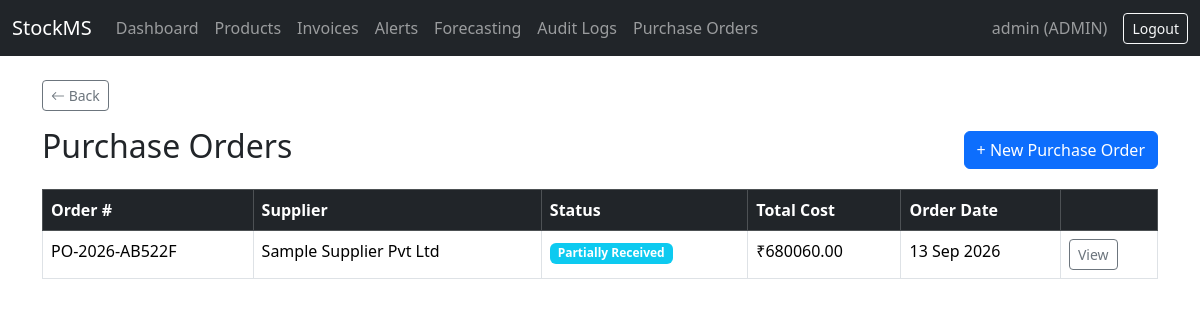
The app's page /products/purchase-orders/ (signed in) with its own data.
### accounts/models.py (models this page shows, shortened)
class User(AbstractUser):
    class Role(models.TextChoices):
        ADMIN = 'ADMIN', 'Admin'
        MANAGER = 'MANAGER', 'Manager'
        STAFF = 'STAFF', 'Staff'
    role = models.CharField(
        max_length=10,
        choices=Role.choices,
        default=Role.STAFF,
    )

### inventory/models.py (models this page shows, shortened)
class PurchaseOrder(models.Model):
    class Status(models.TextChoices):
        PENDING = 'PENDING', 'Pending'
        PARTIALLY_RECEIVED = 'PARTIALLY_RECEIVED', 'Partially Received'
        RECEIVED = 'RECEIVED', 'Received'
        CANCELLED = 'CANCELLED', 'Cancelled'
    order_number = models.CharField(max_length=20, unique=True)
    supplier = models.ForeignKey(Supplier, on_delete=models.PROTECT, related_name='purchase_orders')
    created_by = models.ForeignKey(settings.AUTH_USER_MODEL, on_delete=models.SET_NULL, null=True)
    status = models.CharField(max_length=20, choices=Status.choices, default=Status.PENDING)
    order_date = models.DateTimeField(auto_now_add=True)
    expected_delivery_date = models.DateField(null=True, blank=True)
    payment_terms = models.CharField(max_length=100, blank=True, default='Due on delivery')
    delivery_address = models.CharField(max_length=255, blank=True)
    tax_percent = models.DecimalField(max_digits=5, decimal_places=2, default=0)
    discount_amount = models.DecimalField(max_digits=10, decimal_places=2, default=0)
    notes = models.TextField(blank=True)
    @property
    def subtotal(self):
        return sum(item.subtotal for item in self.items.all())
    @property
    def tax_amount(self):
        return round(self.subtotal * (self.tax_percent / 100), 2)
    @property
    def grand_total(self):
        return round(self.subtotal + self.tax_amount - self.discount_amount, 2)

class Supplier(models.Model):
    name = models.CharField(max_length=200)
    contact_person = models.CharField(max_length=100, blank=True)
    phone = models.CharField(max_length=20, blank=True)
    email = models.EmailField(blank=True)
    address = models.TextField(blank=True)
    gst_number = models.CharField(max_length=20, blank=True)

class PurchaseOrderItem(models.Model):
    purchase_order = models.ForeignKey(PurchaseOrder, on_delete=models.CASCADE, related_name='items')
    product = models.ForeignKey(Product, on_delete=models.PROTECT, related_name='purchase_order_items')
    quantity_ordered = models.PositiveIntegerField()
    unit_cost = models.DecimalField(max_digits=10, decimal_places=2)
    @property
    def subtotal(self):
        return self.quantity_ordered * self.unit_cost

### inventory/views.py (the view)
# urls.py: path('purchase-orders/', views.purchase_order_list, name='purchase_order_list'),
@login_required
def purchase_order_list(request):
    if request.user.role not in ['ADMIN', 'MANAGER']:
        messages.error(request, "You don't have permission to view purchase orders.")
        return redirect('dashboard')
    orders = PurchaseOrder.objects.select_related('supplier').all().order_by('-order_date')
    return render(request, 'inventory/purchase_order_list.html', {'orders': orders})

### inventory/templates/inventory/purchase_order_list.html (shortened to what this page needs)
{% extends 'base.html' %}
{% block content %}
<div class="d-flex justify-content-between align-items-center mb-3">
    <h2>Purchase Orders</h2>
    <a href="{% url 'purchase_order_create' %}" class="btn btn-primary">+ New Purchase Order</a>
</div>
<table class="table table-bordered table-hover">
    <thead class="table-dark">
        <tr>
            <th>Order #</th>
            <th>Supplier</th>
            <th>Status</th>
            <th>Total Cost</th>
            <th>Order Date</th>
            <th></th>
        </tr>
    </thead>
    <tbody>
        {% for order in orders %}
        <tr>
            <td>{{ order.order_number }}</td>
            <td>{{ order.supplier.name }}</td>
            <td>
                {% if order.status == 'PENDING' %}<span class="badge bg-warning text-dark">Pending</span>
                {% elif order.status == 'PARTIALLY_RECEIVED' %}<span class="badge bg-info">Partially Received</span>
                {% elif order.status == 'RECEIVED' %}<span class="badge bg-success">Received</span>
                {% else %}<span class="badge bg-secondary">Cancelled</span>{% endif %}
            </td>
            <td>₹{{ order.grand_total }}</td>
            <td>{{ order.order_date|date:"d M Y" }}</td>
            <td><a href="{% url 'purchase_order_detail' order.pk %}" class="btn btn-sm btn-outline-secondary">View</a></td>
        </tr>
        {% empty %}
        <tr><td colspan="6" class="text-center">No purchase orders yet.</td></tr>
        {% endfor %}
    </tbody>
</table>
{% endblock %}

### templates/base.html (shortened to what this page needs)
{% load static %}
<!DOCTYPE html>
<html lang="en">
<head>
    <link href="https://cdn.jsdelivr.net/npm/bootstrap@5.3.3/dist/css/bootstrap.min.css" rel="stylesheet">
    <link href="https://cdn.jsdelivr.net/npm/bootstrap-icons@1.11.3/font/bootstrap-icons.css" rel="stylesheet">
</head>
<body>
    <nav class="navbar navbar-expand-lg navbar-dark bg-dark">
        <div class="container-fluid">
            <a class="navbar-brand" href="{% url 'dashboard' %}">StockMS</a>
            <div class="collapse navbar-collapse">
                <ul class="navbar-nav me-auto">
                    <li class="nav-item"><a class="nav-link" href="{% url 'dashboard' %}">Dashboard</a></li>
                    <li class="nav-item"><a class="nav-link" href="{% url 'product_list' %}">Products</a></li>
                    <li class="nav-item"><a class="nav-link" href="{% url 'invoice_list' %}">Invoices</a></li>
                    <li class="nav-item"><a class="nav-link" href="{% url 'alert_list' %}">Alerts</a></li>
                    <li class="nav-item"><a class="nav-link" href="{% url 'forecast_page' %}">Forecasting</a></li>
                    {% if user.role == 'ADMIN' %}
                        <li class="nav-item"><a class="nav-link" href="{% url 'audit_log_list' %}">Audit Logs</a></li>
                    {% endif %}
                    {% if user.role == 'ADMIN' or user.role == 'MANAGER' %}
                        <li class="nav-item"><a class="nav-link" href="{% url 'purchase_order_list' %}">Purchase Orders</a></li>
                    {% endif %}
                </ul>
                {% if user.is_authenticated %}
                <span class="navbar-text me-3">{{ user.username }} ({{ user.role }})</span>
<form method="post" action="{% url 'logout' %}" class="d-inline">
    <button type="submit" class="btn btn-outline-light btn-sm">Logout</button>
</form>                {% endif %}
            </div>
        </div>
    </nav>
    <div class="container mt-4">
    <a href="javascript:history.back()" class="btn btn-sm btn-outline-secondary mb-3">
        <i class="bi bi-arrow-left"></i> Back
    </a>
        {% block content %}
        {% endblock %}
    </div>
</body>
</html>

### records on screen
User: username "admin", role "ADMIN"
PurchaseOrder: order_number "PO-2026-AB522F", supplier.name "Sample Supplier Pvt Ltd", shows "Partially Received", grand_total "680060.00", order_date "13 Sep 2026"
